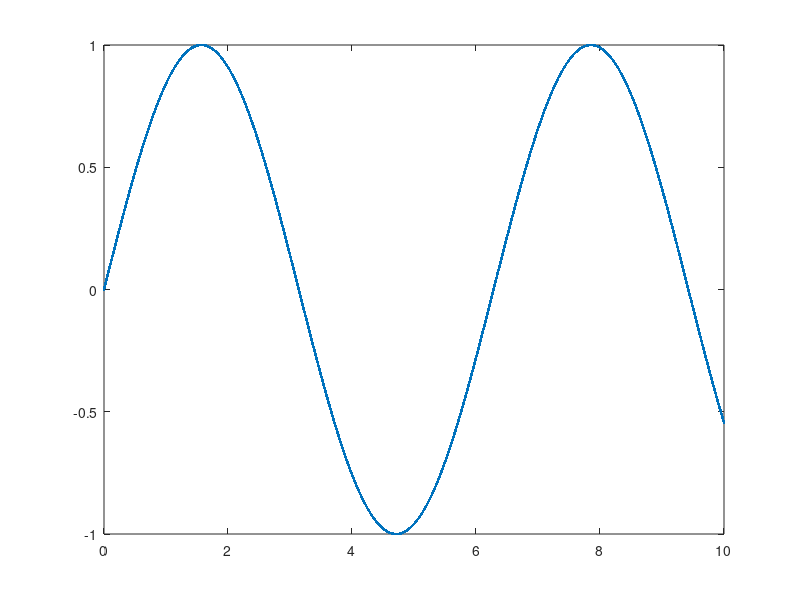

The MATLAB script that drew this image:
%Ques: Based upon the following equation, what percent of y-values are greater than 0.8 for x = 0 to 10?
%      y = sin(x)

clc
close all

x = linspace(0,10,10000); %for accuracy work on large data points
y = sin(x);

plot(x,y,'.')
hold on

% we need to find percentage of all the points above this red line
%plot([0 10],[0.8 0.8],'--r')

y_greater = y > 0.8;
finalPercent = sum(y_greater)/length(y)*100;

disp(finalPercent);
